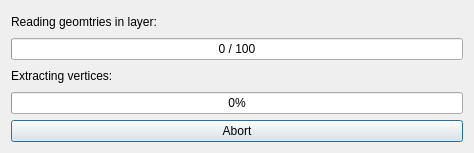
<?xml version="1.0" encoding="UTF-8"?>
<ui version="4.0">
 <class>anchorDialog</class>
 <widget class="QDialog" name="anchorDialog">
  <property name="geometry">
   <rect>
    <x>0</x>
    <y>0</y>
    <width>474</width>
    <height>153</height>
   </rect>
  </property>
  <property name="windowTitle">
   <string>Updating Anchor Vertices</string>
  </property>
  <property name="modal">
   <bool>false</bool>
  </property>
  <layout class="QVBoxLayout" name="verticalLayout">
   <item>
    <widget class="QLabel" name="geometriesLabel">
     <property name="text">
      <string>Reading geomtries in layer: </string>
     </property>
    </widget>
   </item>
   <item>
    <widget class="QProgressBar" name="geometriesBar">
     <property name="value">
      <number>0</number>
     </property>
     <property name="invertedAppearance">
      <bool>false</bool>
     </property>
     <property name="format">
      <string>%v / %m</string>
     </property>
    </widget>
   </item>
   <item>
    <widget class="QLabel" name="anchorLabel">
     <property name="text">
      <string>Extracting vertices:</string>
     </property>
    </widget>
   </item>
   <item>
    <widget class="QProgressBar" name="anchorBar">
     <property name="value">
      <number>0</number>
     </property>
    </widget>
   </item>
   <item>
    <widget class="QPushButton" name="abortButton">
     <property name="text">
      <string>Abort</string>
     </property>
    </widget>
   </item>
  </layout>
 </widget>
 <resources/>
 <connections>
  <connection>
   <sender>abortButton</sender>
   <signal>clicked()</signal>
   <receiver>anchorDialog</receiver>
   <slot>reject()</slot>
   <hints>
    <hint type="sourcelabel">
     <x>236</x>
     <y>130</y>
    </hint>
    <hint type="destinationlabel">
     <x>236</x>
     <y>76</y>
    </hint>
   </hints>
  </connection>
 </connections>
</ui>
